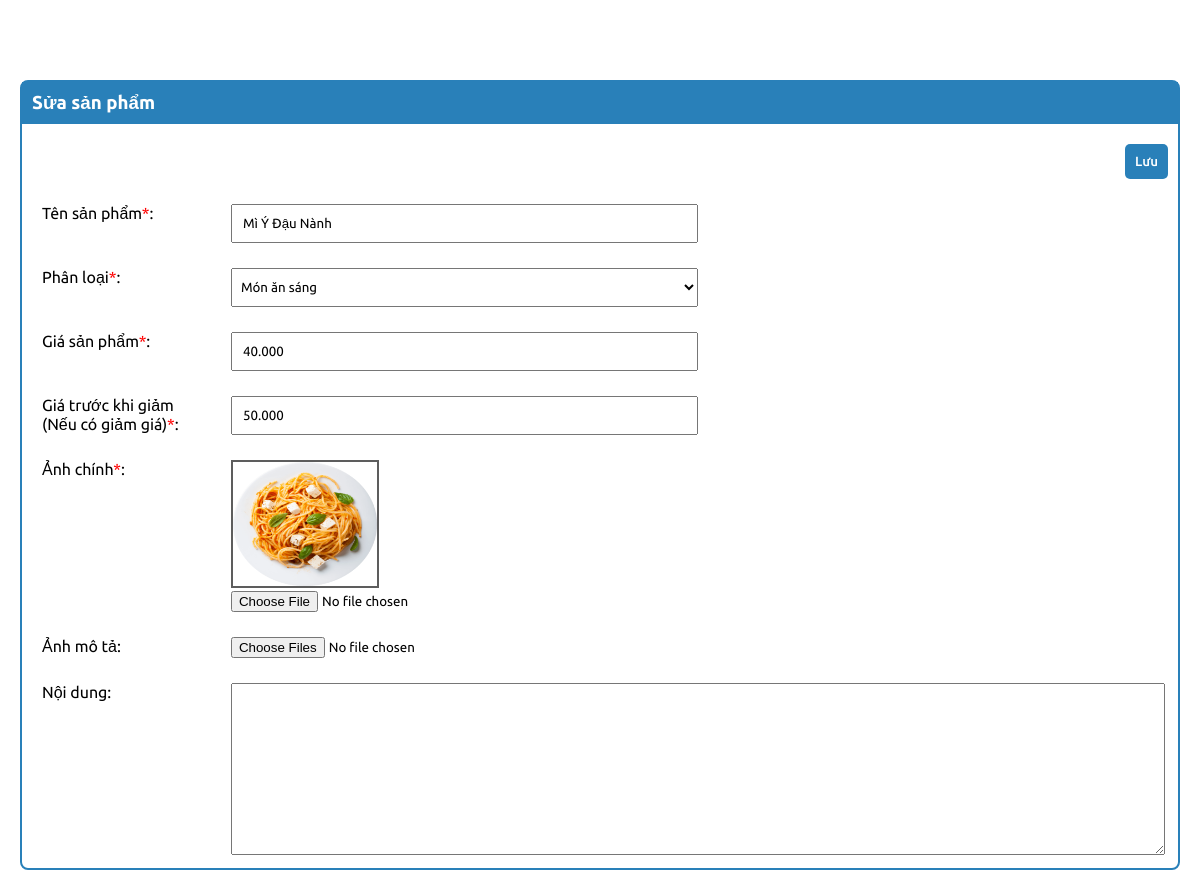
Page /admin/addProduct.php?id=2 (signed in) on the committed database.
### tables this page shows
CREATE TABLE `menu` (
  `id` int(100) NOT NULL,
  `id_pro` int(100) NOT NULL,
  `name` varchar(100) NOT NULL,
  `price` int(100) NOT NULL,
  `image` varchar(100) NOT NULL,
  `price_old` int(100) NOT NULL,
  `new` varchar(100) NOT NULL,
  `rate` int(100) NOT NULL,
  `content` varchar(1000) NOT NULL
);

### admin/addProduct.php (the view, shortened to what this page needs)
<?php
include '../JDBC/config.php';
if (!empty($_GET['id'])) {
    $result = mysqli_query($conn, "SELECT * FROM `menu` WHERE `id` = " . $_GET['id']);
    $product = $result->fetch_assoc();
}
?>
<!DOCTYPE html>
<html lang="en">
<head>
    <link rel="stylesheet" href="../CSS/adminCSS.css">
</head>
<body>
    <div class="contai">
        <div class="main">
            <div class="top">
                <div class="small-menu">
                </div>
                <div class="user">
                    <ion-icon name="person-circle-outline"></ion-icon>
                </div>
            </div>
            <div class="content-main">
                <div class="content-box">
                    <div class="content-box-title">
                        <h3><?= !empty($_GET['id']) ? ((!empty($_GET['task']) && $_GET['task'] == "copy") ? "Copy sản phẩm" : "Sửa sản phẩm") : "Thêm sản phẩm" ?></h3>
                    </div>
                    <form action="<?= (!empty($product) && !isset($_GET['task'])) ? "?action=edit&id=" . $_GET['id'] : "?action=add" ?>" method="post" enctype="multipart/form-data">
                        <div class="content-box-main">
                            <div class="content-box-add">
                                <button type="submit">Lưu</button>
                            </div>
                            <div class="content-infor-pro">
                                <div class="cip-text">
                                    <label for="">Tên sản phẩm<font color="red">*</font>:</label>
                                    <div class="input-value">
                                        <input type="text" name="name" value="<?= (!empty($product) ? $product['name'] : "") ?>">
                                    </div>
                                </div>
                                <div class="cip-text">
                                    <label for="">Phân loại<font color="red">*</font>:</label>
                                    <div class="input-value">
                                        <select name="type" id="">
                                            <?php
                                            if (!empty($product)) {
                                            ?>
                                                <option selected value="<?php
                                                                        switch ($product['id_pro']) {
                                                                            case 2:
                                                                                echo "Món ăn sáng";
                                                                                break;
                                                                        }
                                                                        ?>">
                                                    <?php
                                                    switch ($product['id_pro']) {
                                                        case 2:
                                                            echo "Món ăn sáng";
                                                            break;
                                                    }
                                                    ?>
                                                </option>
                                            <?php
                                            };
                                            ?>
                                        </select>
                                    </div>
                                </div>
                                <div class="cip-text">
                                    <label for="">Giá sản phẩm<font color="red">*</font>:</label>
                                    <div class="input-value">
                                        <input type="text" name="price" value="<?= (!empty($product) ? number_format($product['price'], 0, ",", ".") : "") ?>">
                                    </div>
                                </div>
                                <?php if (!empty($product) && !empty($product['price_old'])) { ?>
                                    <div class="cip-text">
                                        <label for="">Giá trước khi giảm (Nếu có giảm giá)<font color="red">*</font>:</label>
                                        <div class="input-value">
                                            <input class="old_price" type="text" name="price" value="<?php
                                                                                                        if (!empty($product['price_old'])) {
                                                                                                            echo number_format($product['price_old'], 0, ",", ".");
                                                                                                        }
                                                                                                        ?>">
                                        </div>
                                    </div>
                                <?php } ?>
                                <div class="cip-text">
                                    <label for="">Ảnh chính<font color="red">*</font>:</label>
                                    <div>
                                        <?php if (!empty($product['image'])) { ?>
                                            <img src="../assets/images/dish/<?php echo $product['image']; ?>" alt="" width="148" height="128"> <br>
                                        <?php } ?>
                                        <input type="file" name="image">
                                    </div>
                                </div>
                                <div class="cip-text">
                                    <label for="">Ảnh mô tả:</label>
                                    <div class="img-decrice">
                                        <input multiple="" type="file" name="gallery[]">
                                    </div>
                                </div>
                                <div class="cip-text">
                                    <label for="">Nội dung:</label>
                                    <div>
                                        <textarea name="content" id="" cols="50" rows="10"><?php if (!empty($_GET['id'])) {
                                                                                            } ?></textarea>
                                    </div>
                                </div>
                            </div>
                        </div>
                    </form>
                </div>
            </div>
        </div>
    </div>
</body>
</html>

### CSS/adminCSS.css (style rules this page uses)
* { font-family: "Ubuntu", sans-serif; margin: 0; padding: 0; box-sizing: border-box; }
:root { --blue: #2a2185; --white: #fff; --gray: #f5f5f5; --black1: #222; --black2: #999; --blue: #3498db; --dark-blue: #2980b9; --red: #e74c3c; --dark-red: #c0392b; --black: #333; --light-bg: #eee; --box-shadow: 0 5px 10px rgba(0,0,0,.1); }
body { min-height: 100vh; overflow-x: hidden; }
.contai { position: relative; width: 100%; }
.main { position: absolute; width: calc(100% - 300px); left: 300px; min-height: 100vh; background: var(--white); transition: 0.5s; }
.top { width: 100%; height: 60px; display: flex; justify-content: space-between; align-items: center; padding: 0 10px; }
.small-menu { position: relative; width: 60px; height: 60px; display: flex; justify-content: center; align-items: center; font-size: 2.5rem; cursor: pointer; }
.user { position: relative; width: 40px; height: 40px; border-radius: 50%; overflow: hidden; cursor: pointer; }
.user ion-icon { position: absolute; top: 0; left: 0; width: 100%; height: 100%; object-fit: cover; }
.content-main { position: relative; box-sizing: border-box; padding: 20px; }
.content-main .content-box { border: 2px solid var(--dark-blue); border-radius: 8px; }
.content-main .content-box .content-box-title { width: 100%; background: var(--dark-blue); padding: 10px; color: var(--white); display: flex; justify-content: space-between; }
.content-main .content-box .content-box-main { width: 100%; padding: 10px; }
.content-main .content-box .content-box-main .content-box-add { text-align: right; padding-top: 10px; margin-bottom: 20px; }
.content-main .content-box .content-box-main .content-box-add button { background: var(--dark-blue); color: var(--white); padding: 10px; border-radius: 5px; font-weight: 500; transition: all 0.3s ease-in; cursor: pointer; outline: none; border: none; }
.content-infor-pro { padding-left: 10px; }
.content-infor-pro .cip-text { display: flex; margin-top: 25px; }
.content-infor-pro .cip-text label { width: 15%; margin-right: 20px; }
.content-infor-pro .cip-text div { width: 83%; }
.content-infor-pro .cip-text .img-decrice { float: left; display: grid; }
.content-infor-pro .cip-text div img { border: 2px solid rgb(93, 93, 93); }
.content-infor-pro .cip-text div textarea { width: 100%; padding: 10px; }
.content-infor-pro .cip-text div select { width: 50%; padding: 10px 10px 10px 5px; }
.content-infor-pro .cip-text .input-value input { padding: 10px; width: 50%; }
@media (max-width: 1340px) { .main { width: 100%; left: 0; } }

### rows in the picture
menu: name "Mì Ý Đậu Nành", type "Món ăn sáng", price "40.000", price "50.000", image (picture)
